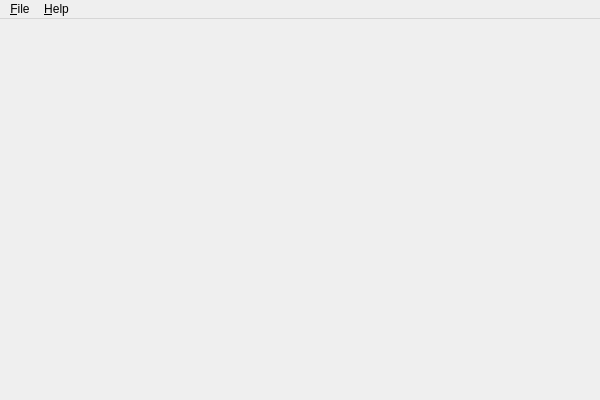
<?xml version="1.0" encoding="UTF-8"?>
<ui version="4.0">
 <class>MainWindow</class>
 <widget class="QMainWindow" name="MainWindow">
  <property name="geometry">
   <rect>
    <x>0</x>
    <y>0</y>
    <width>600</width>
    <height>400</height>
   </rect>
  </property>
  <widget class="QWidget" name="centralWidget"/>
  <widget class="QMenuBar" name="menuBar">
   <property name="geometry">
    <rect>
     <x>0</x>
     <y>0</y>
     <width>600</width>
     <height>25</height>
    </rect>
   </property>
   <widget class="QMenu" name="fileMenu">
    <property name="title">
     <string>&amp;File</string>
    </property>
    <addaction name="exitAction"/>
   </widget>
   <widget class="QMenu" name="helpMenu">
    <property name="title">
     <string>&amp;Help</string>
    </property>
    <addaction name="aboutQtAction"/>
   </widget>
   <addaction name="fileMenu"/>
   <addaction name="helpMenu"/>
  </widget>
  <action name="exitAction">
   <property name="text">
    <string>E&amp;xit</string>
   </property>
   <property name="shortcut">
    <string>Ctrl+Q</string>
   </property>
  </action>
  <action name="aboutQtAction">
   <property name="text">
    <string>About &amp;Qt...</string>
   </property>
  </action>
 </widget>
 <layoutdefault spacing="6" margin="11"/>
 <resources/>
 <connections>
  <connection>
   <sender>exitAction</sender>
   <signal>triggered()</signal>
   <receiver>MainWindow</receiver>
   <slot>close()</slot>
   <hints>
    <hint type="sourcelabel">
     <x>-1</x>
     <y>-1</y>
    </hint>
    <hint type="destinationlabel">
     <x>299</x>
     <y>199</y>
    </hint>
   </hints>
  </connection>
 </connections>
</ui>
